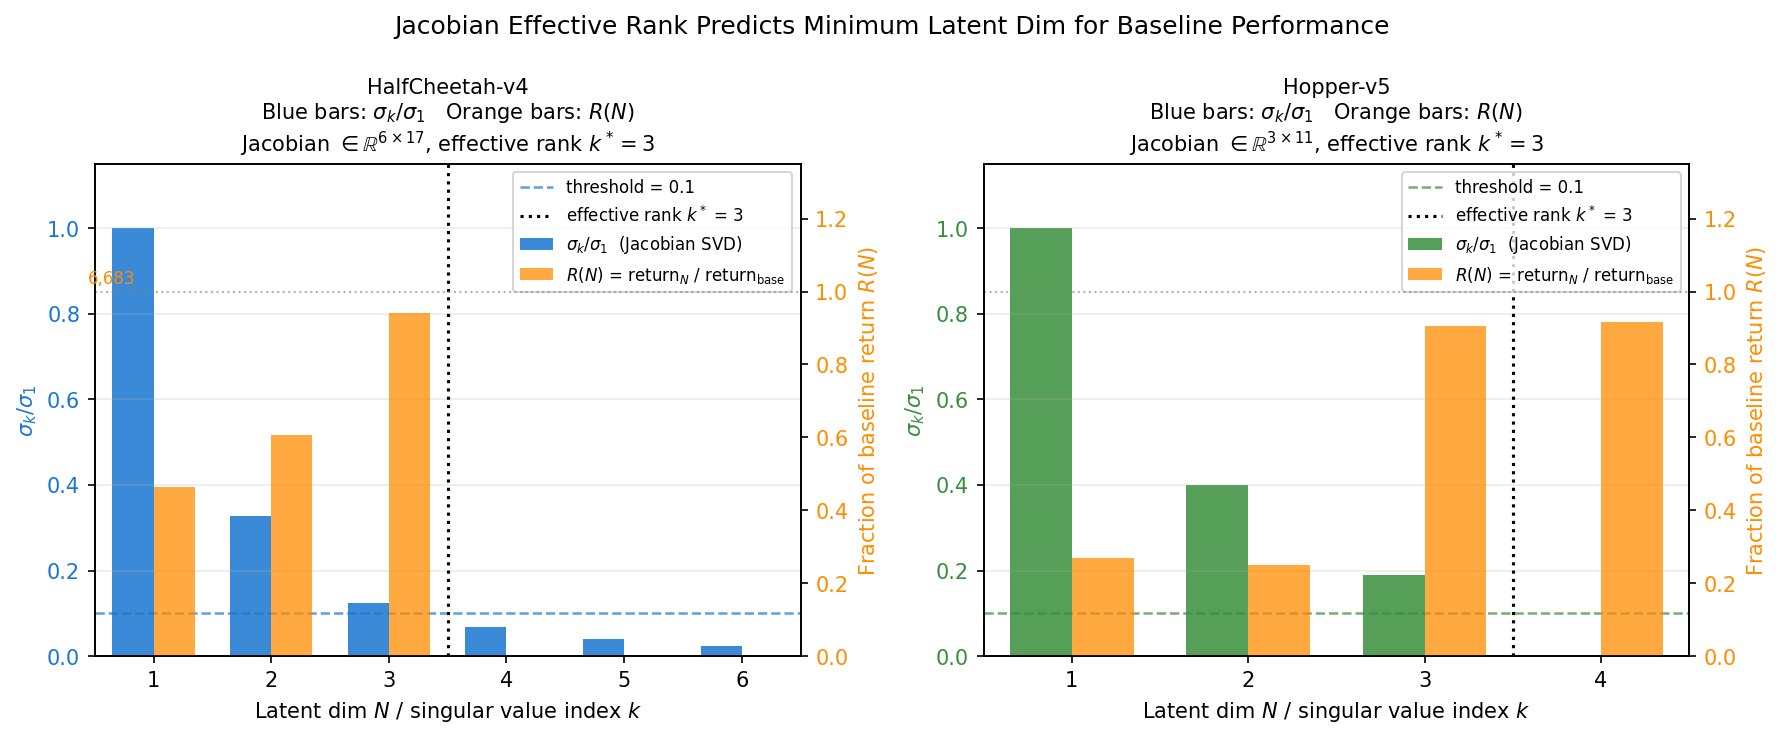

Recreate this plot in Python.
"""
mor_analysis.py

Model order reduction (MOR) analysis: the Jacobian effective rank of the
baseline policy (σ_k/σ_1 > threshold) predicts the minimum latent dim N
needed to recover baseline performance.

One panel per environment. Each panel overlays:
  - Bar chart: σ_k / σ_1  (normalized singular values of mean Jacobian)
  - Markers:   R(N) = return_latentN / return_baseline  (right y-axis)
  - Dashed threshold line at σ_k/σ_1 = RANK_THRESHOLD
  - Vertical line at effective rank k* = |{k : σ_k/σ_1 > threshold}|

Key claim: k* (Jacobian effective rank) equals the smallest N where R(N) ≈ 1.

Caveat: Jacobian is bounded by min(n_obs, n_act) — Hopper max rank 3,
HalfCheetah max rank 6.

Usage:
    python figures/mor_analysis.py
    python figures/mor_analysis.py --n_samples 1000 --out figures/mor_analysis.png
"""

import os, sys, argparse
import numpy as np
import matplotlib
matplotlib.use("Agg")
import matplotlib.pyplot as plt
import torch
import torch.nn as nn
import gymnasium as gym
from stable_baselines3 import SAC
from stable_baselines3.common.vec_env import DummyVecEnv, VecMonitor, VecNormalize

sys.path.insert(0, os.path.dirname(os.path.dirname(os.path.abspath(__file__))))
os.environ["MUJOCO_GL"] = "egl"
os.environ.setdefault("OPENBLAS_NUM_THREADS", "1")
os.environ.setdefault("OMP_NUM_THREADS", "1")


# ── Configs ───────────────────────────────────────────────────────────────────
# Performance numbers taken from readme tables (mean return, deterministic eval).

RANK_THRESHOLD = 0.10   # σ_k/σ_1 > this → mode is "significant"

CONFIGS = [
    {
        "env":     "HalfCheetah-v4",
        "run_dir": "sac_sweep_runs/HalfCheetah-v4/baseline/seed0",
        "color":   "#1976D2",
        "baseline_return": 15264,
        "latent_returns": {   # latent_dim -> mean return
            1: 6683,
            2: 8705,
            3: 13522,
        },
    },
    {
        "env":     "Hopper-v5",
        "run_dir": "sac_sweep_runs/Hopper-v5/baseline/seed0",
        "color":   "#388E3C",
        "baseline_return": 3722,
        "latent_returns": {
            1: 1058,
            2: 976,
            3: 3538,
            4: 3587,
        },
    },
]


# ── Jacobian SVD ──────────────────────────────────────────────────────────────

def jacobian_singular_values(run_dir, env_id, n_samples):
    """Mean singular value spectrum of J(x) = ∂f/∂x over rollout states."""
    env_obj = DummyVecEnv([lambda: gym.make(env_id)])
    vn = VecNormalize.load(f"{run_dir}/train_vec_norm.pkl", VecMonitor(env_obj))
    vn.training = False; vn.norm_reward = False
    model = SAC.load(f"{run_dir}/model.zip", env=vn, device="cpu")
    net = nn.Sequential(model.actor.latent_pi, model.actor.mu).cpu().eval()

    n_obs = vn.observation_space.shape[0]
    n_act = vn.action_space.shape[0]

    obs_list = []
    obs = vn.reset()
    for _ in range(n_samples):
        act, _ = model.predict(obs, deterministic=True)
        obs_list.append(obs[0].copy())
        obs, _, done, _ = vn.step(act)
        if done[0]: obs = vn.reset()
    vn.close()

    sv_list = []
    x = torch.tensor(np.array(obs_list), dtype=torch.float32)
    for i in range(n_samples):
        xi = x[i:i+1].requires_grad_(True)
        y = net(xi)
        J = torch.zeros(n_act, n_obs)
        for j in range(n_act):
            g = torch.autograd.grad(y[0, j], xi, retain_graph=True)[0]
            J[j] = g[0]
        sv = torch.linalg.svdvals(J).detach().numpy()
        sv_list.append(sv)

    mean_sv = np.stack(sv_list).mean(0)   # [min(n_act, n_obs)]
    return mean_sv, n_obs, n_act


def cumulative_energy(mean_sv):
    """Cumulative fraction of squared-singular-value energy captured by top-k modes."""
    energy = mean_sv ** 2
    return np.cumsum(energy) / energy.sum()


# ── Plotting ──────────────────────────────────────────────────────────────────

def main():
    ap = argparse.ArgumentParser()
    ap.add_argument("--n_samples", type=int, default=500,
                    help="States for Jacobian SVD (default: 500)")
    ap.add_argument("--out",       type=str, default="figures/mor_analysis.png")
    args = ap.parse_args()

    os.makedirs("figures", exist_ok=True)

    n_envs = len(CONFIGS)
    fig, axes = plt.subplots(1, n_envs, figsize=(6 * n_envs, 5))
    if n_envs == 1:
        axes = [axes]

    print(f"\n{'='*60}")
    print(f"MOR Analysis (n_samples={args.n_samples})")
    print(f"{'='*60}")

    for ax, cfg in zip(axes, CONFIGS):
        env_id  = cfg["env"]
        run_dir = cfg["run_dir"]
        color   = cfg["color"]

        print(f"\n--- {env_id} ---")
        mean_sv, n_obs, n_act = jacobian_singular_values(run_dir, env_id, args.n_samples)
        max_k   = len(mean_sv)
        ks      = np.arange(1, max_k + 1)
        sv_n    = mean_sv / mean_sv[0]
        eff_rank = int((sv_n > RANK_THRESHOLD).sum())

        returns     = cfg["latent_returns"]
        base_r      = cfg["baseline_return"]
        latent_dims = sorted(returns.keys())
        retention   = np.array([returns[n] / base_r for n in latent_dims])

        print(f"  Jacobian: {n_act}×{n_obs}, max rank {max_k}, effective rank {eff_rank}")
        print(f"  σ_k/σ_1: {sv_n.round(3).tolist()}")
        print(f"  R(N):     {retention.round(3).tolist()}  (N={latent_dims})")

        # ── SVD bars (left y-axis) ────────────────────────────────────────
        bar_width = 0.35
        ks_f = np.array(ks, dtype=float)

        ax.bar(ks_f - bar_width / 2, sv_n, width=bar_width,
               color=color, alpha=0.85, label=r"$\sigma_k / \sigma_1$  (Jacobian SVD)")

        # threshold line
        ax.axhline(RANK_THRESHOLD, color=color, linestyle="--", linewidth=1.2, alpha=0.7,
                   label=f"threshold = {RANK_THRESHOLD}")

        # effective-rank marker
        ax.axvline(eff_rank + 0.5, color="black", linestyle=":", linewidth=1.5,
                   label=f"effective rank $k^*$ = {eff_rank}")

        ax.set_ylim(0, 1.15)
        ax.set_ylabel(r"$\sigma_k / \sigma_1$", color=color)
        ax.tick_params(axis="y", labelcolor=color)

        # ── Performance retention (right y-axis) ─────────────────────────
        ax2 = ax.twinx()
        ret_x = np.array(latent_dims, dtype=float)
        ax2.bar(ret_x + bar_width / 2, retention, width=bar_width,
                color="darkorange", alpha=0.75,
                label=r"$R(N)$ = return$_N$ / return$_\mathrm{base}$")
        ax2.axhline(1.0, color="gray", linestyle=":", linewidth=1.0, alpha=0.6)
        ax2.set_ylim(0, 1.35)
        ax2.set_ylabel("Fraction of baseline return $R(N)$", color="darkorange")
        ax2.tick_params(axis="y", labelcolor="darkorange")

        # Annotate retention bars
        for n, r, ret in zip(latent_dims, ret_x, retention):
            ax2.annotate(f"{returns[n]:,}", xy=(ret + bar_width / 2, r),
                         xytext=(0, 4), textcoords="offset points",
                         ha="center", fontsize=8, color="darkorange")

        # ── Formatting ────────────────────────────────────────────────────
        xmax = max(max(latent_dims), max_k)
        ax.set_xticks(range(1, xmax + 1))
        ax.set_xlim(0.5, xmax + 0.5)
        ax.set_xlabel("Latent dim $N$ / singular value index $k$")
        ax.set_title(
            f"{env_id}\n"
            r"Blue bars: $\sigma_k/\sigma_1$   Orange bars: $R(N)$"
            f"\nJacobian $\\in \\mathbb{{R}}^{{{n_act}\\times{n_obs}}}$, "
            f"effective rank $k^*={eff_rank}$",
            fontsize=10,
        )
        ax.grid(True, alpha=0.25, axis="y")

        # Combined legend
        h1, l1 = ax.get_legend_handles_labels()
        h2, l2 = ax2.get_legend_handles_labels()
        ax.legend(h1 + h2, l1 + l2, loc="upper right", fontsize=8)

    fig.suptitle(
        "Jacobian Effective Rank Predicts Minimum Latent Dim for Baseline Performance",
        fontsize=12,
    )
    fig.tight_layout()
    fig.savefig(args.out, dpi=150, bbox_inches="tight")
    plt.close(fig)
    print(f"\nSaved: {args.out}")


if __name__ == "__main__":
    main()
